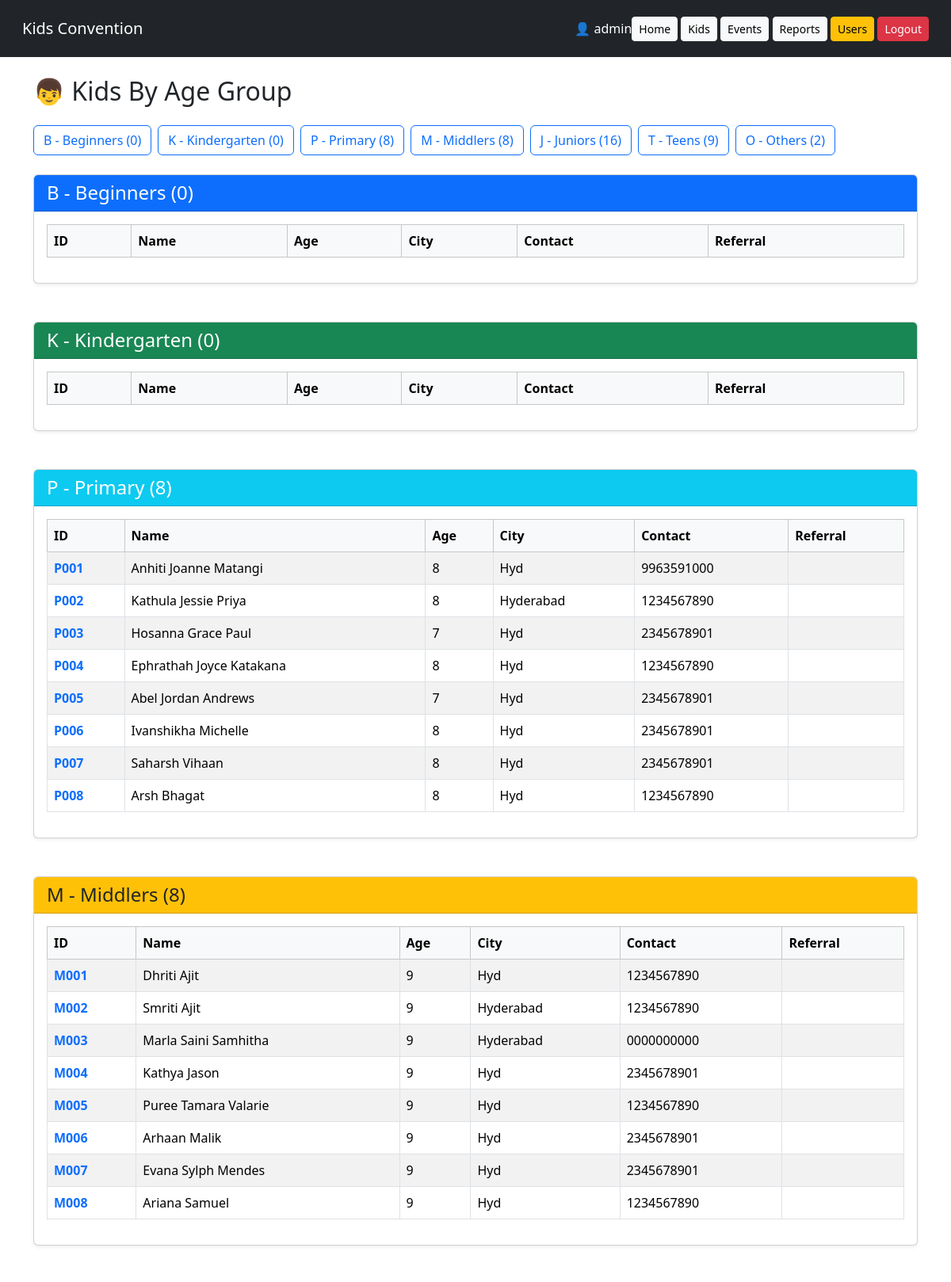
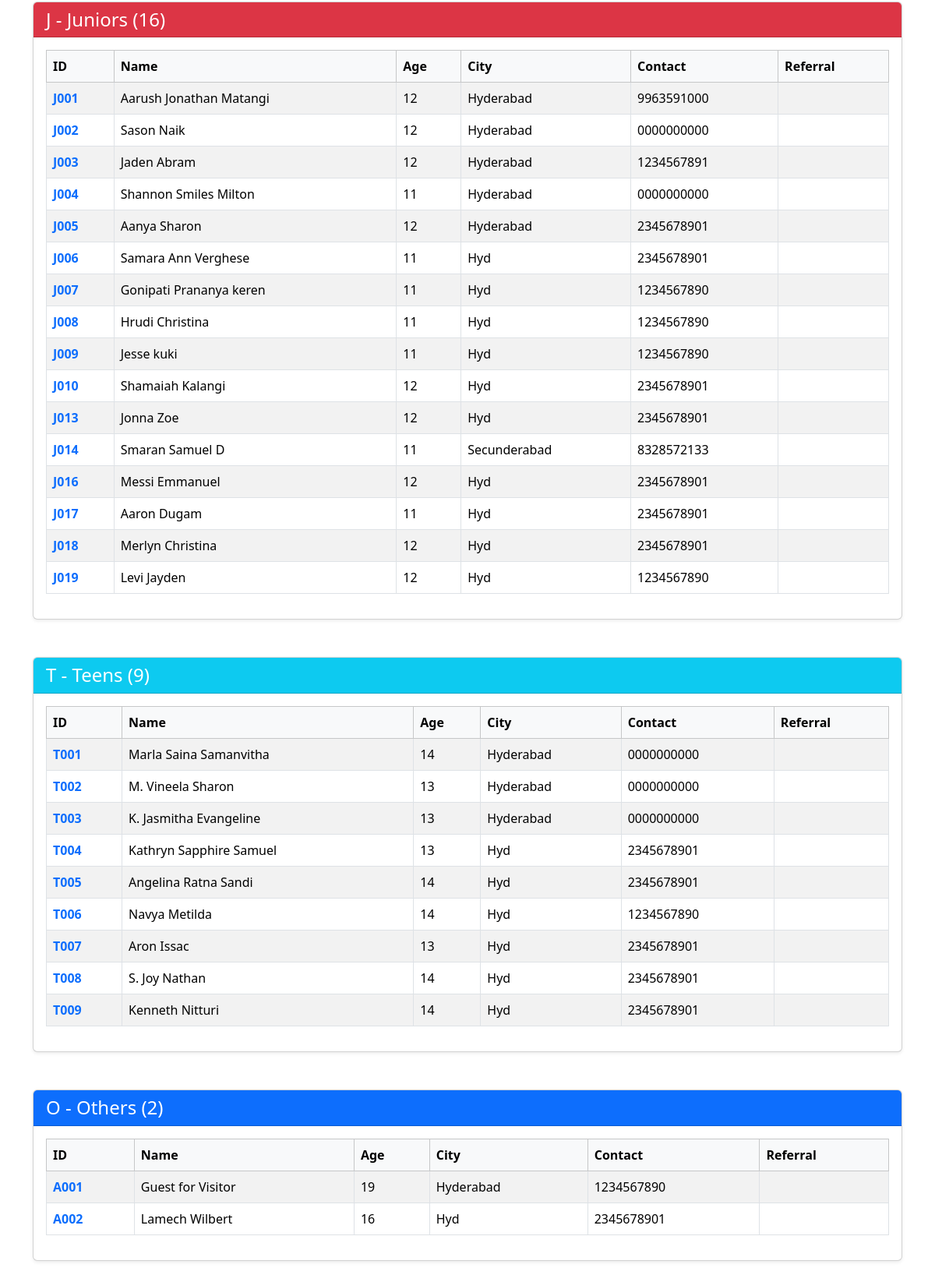
Page /reports/age_groups (signed in) on the committed database (2 pictures, top to bottom).
### models.py (models this page shows)
class User(db.Model):
    id = db.Column(db.Integer, primary_key=True)
    username = db.Column(db.String(100), unique=True)
    fullname = db.Column(db.String(200))
    phonenumber = db.Column(db.String(10))
    password = db.Column(db.String(500))

class Kid(db.Model):
    id = db.Column(db.Integer, primary_key=True)
    kid_id = db.Column(db.String(20), unique=True)
    name = db.Column(db.String(200))
    age = db.Column(db.Integer)
    age_group = db.Column(db.String(5))
    locality = db.Column(db.String(200))
    city = db.Column(db.String(200))
    contactnumber = db.Column(db.String(10))
    parent_kid_id = db.Column(db.String(20))
    registered_by = db.Column(db.String(100))
    registered_at = db.Column(db.String(100))

### app.py (the view)
@app.route("/reports/age_groups")
@login_required
def age_groups():
    groups = {}
    for grp in ["B", "K", "P", "M", "J", "T", "A" ]:
        groups[grp] = Kid.query.filter_by(
            age_group=grp
        ).all()
    return render_template(
        "age_groups.html",
        groups=groups
    )

### app.py (called while the page is built)
@login_manager.user_loader
def load_user(username):
    user = User.query.filter_by(username=username).first()
    if user:
        return LoginUser(user.username)
    return None

### templates/age_groups.html (shortened to what this page needs)
{% extends 'base.html' %}
{% block content %}
<h2 class="mb-4">
    👦 Kids By Age Group
</h2>
<div class="mb-4 d-flex flex-wrap gap-2">
    <a class="btn btn-outline-primary"
       href="#beginners">
        B - Beginners
        ({{ groups["B"]|length if "B" in groups else 0 }})
    </a>
    <a class="btn btn-outline-primary"
       href="#kindergarten">
        K - Kindergarten
        ({{ groups["K"]|length if "K" in groups else 0 }})
    </a>
    <a class="btn btn-outline-primary"
       href="#primary">
        P - Primary
        ({{ groups["P"]|length if "P" in groups else 0 }})
    </a>
    <a class="btn btn-outline-primary"
       href="#middlers">
        M - Middlers
        ({{ groups["M"]|length if "M" in groups else 0 }})
    </a>
    <a class="btn btn-outline-primary"
       href="#juniors">
        J - Juniors
        ({{ groups["J"]|length if "J" in groups else 0 }})
    </a>
    <a class="btn btn-outline-primary"
       href="#teens">
        T - Teens
        ({{ groups["T"]|length if "T" in groups else 0 }})
    </a>
    <a class="btn btn-outline-primary"
       href="#adults">
        O - Others
        ({{ groups["A"]|length if "A" in groups else 0 }})
    </a>
</div>
<div class="card shadow-sm mb-5" id="beginners">
    <div class="card-header bg-primary text-white">
        <h4 class="mb-0">
            B - Beginners
            ({{ groups["B"]|length if "B" in groups else 0 }})
        </h4>
    </div>
    <div class="card-body">
        <div class="table-responsive">
            <table class="table table-bordered table-striped report-table">
                <thead class="table-light">
                    <tr>
                        <th>ID</th>
                        <th>Name</th>
                        <th>Age</th>
                        <th>City</th>
                        <th>Contact</th>
                        <th>Referral</th>
                    </tr>
                </thead>
            </table>
        </div>
    </div>
</div>
<div class="card shadow-sm mb-5" id="kindergarten">
    <div class="card-header bg-success text-white">
        <h4 class="mb-0">
            K - Kindergarten
            ({{ groups["K"]|length if "K" in groups else 0 }})
        </h4>
    </div>
    <div class="card-body">
        <div class="table-responsive">
            <table class="table table-bordered table-striped report-table">
                <thead class="table-light">
                    <tr>
                        <th>ID</th>
                        <th>Name</th>
                        <th>Age</th>
                        <th>City</th>
                        <th>Contact</th>
                        <th>Referral</th>
                    </tr>
                </thead>
            </table>
        </div>
    </div>
</div>
<div class="card shadow-sm mb-5" id="primary">
    <div class="card-header bg-info text-white">
        <h4 class="mb-0">
            P - Primary
            ({{ groups["P"]|length if "P" in groups else 0 }})
        </h4>
    </div>
    <div class="card-body">
        <div class="table-responsive">
            <table class="table table-bordered table-striped report-table">
                <thead class="table-light">
                    <tr>
                        <th>ID</th>
                        <th>Name</th>
                        <th>Age</th>
                        <th>City</th>
                        <th>Contact</th>
                        <th>Referral</th>
                    </tr>
                </thead>
                <tbody>
                    {% for k in groups["P"] %}
                    <tr>
                        <td><a href="/kid/{{ k.kid_id }}"
       class="fw-bold text-decoration-none">
        {{ k.kid_id }}
    </a></td>
                        <td>{{ k.name }}</td>
                        <td>{{ k.age }}</td>
                        <td>{{ k.city }}</td>
                        <td>{{ k.contactnumber }}</td>
                        <td>{{ k.parent_kid_id }}</td>
                    </tr>
                    {% endfor %}
                </tbody>
            </table>
        </div>
    </div>
</div>
<div class="card shadow-sm mb-5" id="middlers">
    <div class="card-header bg-warning">
        <h4 class="mb-0">
            M - Middlers
            ({{ groups["M"]|length if "M" in groups else 0 }})
        </h4>
    </div>
    <div class="card-body">
        <div class="table-responsive">
            <table class="table table-bordered table-striped report-table">
                <thead class="table-light">
                    <tr>
                        <th>ID</th>
                        <th>Name</th>
                        <th>Age</th>
                        <th>City</th>
                        <th>Contact</th>
                        <th>Referral</th>
                    </tr>
                </thead>
                <tbody>
                    {% for k in groups["M"] %}
                    <tr>
                        <td><a href="/kid/{{ k.kid_id }}"
       class="fw-bold text-decoration-none">
        {{ k.kid_id }}
    </a></td>
                        <td>{{ k.name }}</td>
                        <td>{{ k.age }}</td>
                        <td>{{ k.city }}</td>
                        <td>{{ k.contactnumber }}</td>
                        <td>{{ k.parent_kid_id }}</td>
                    </tr>
                    {% endfor %}
                </tbody>
            </table>
        </div>
    </div>
</div>
<div class="card shadow-sm mb-5" id="juniors">
    <div class="card-header bg-danger text-white">
        <h4 class="mb-0">
            J - Juniors
            ({{ groups["J"]|length if "J" in groups else 0 }})
        </h4>
    </div>
    <div class="card-body">
        <div class="table-responsive">
            <table class="table table-bordered table-striped report-table">
                <thead class="table-light">
                    <tr>
                        <th>ID</th>
                        <th>Name</th>
                        <th>Age</th>
                        <th>City</th>
                        <th>Contact</th>
                        <th>Referral</th>
                    </tr>
                </thead>
                <tbody>
                    {% for k in groups["J"] %}
                    <tr>
                        <td><a href="/kid/{{ k.kid_id }}"
       class="fw-bold text-decoration-none">
        {{ k.kid_id }}
    </a></td>
                        <td>{{ k.name }}</td>
                        <td>{{ k.age }}</td>
                        <td>{{ k.city }}</td>
                        <td>{{ k.contactnumber }}</td>
                        <td>{{ k.parent_kid_id }}</td>
                    </tr>
                    {% endfor %}
                </tbody>
            </table>
        </div>
    </div>
</div>
<div class="card shadow-sm mb-5" id="teens">
    <div class="card-header bg-info text-white">
        <h4 class="mb-0">
            T - Teens
            ({{ groups["T"]|length if "T" in groups else 0 }})
        </h4>
    </div>
    <div class="card-body">
        <div class="table-responsive">
            <table class="table table-bordered table-striped report-table">
                <thead class="table-light">
                    <tr>
                        <th>ID</th>
                        <th>Name</th>
                        <th>Age</th>
                        <th>City</th>
                        <th>Contact</th>
                        <th>Referral</th>
                    </tr>
                </thead>
                <tbody>
                    {% for k in groups["T"] %}
                    <tr>
                        <td><a href="/kid/{{ k.kid_id }}"
       class="fw-bold text-decoration-none">
        {{ k.kid_id }}
    </a></td>
                        <td>{{ k.name }}</td>
                        <td>{{ k.age }}</td>
                        <td>{{ k.city }}</td>
                        <td>{{ k.contactnumber }}</td>
                        <td>{{ k.parent_kid_id }}</td>
                    </tr>
                    {% endfor %}
                </tbody>
            </table>
        </div>
    </div>
</div>
<div class="card shadow-sm mb-5" id="adults">
    <div class="card-header bg-primary text-white">
        <h4 class="mb-0">
            O - Others
            ({{ groups["A"]|length if "A" in groups else 0 }})
        </h4>
    </div>
    <div class="card-body">
        <div class="table-responsive">
            <table class="table table-bordered table-striped report-table">
                <thead class="table-light">
                    <tr>
                        <th>ID</th>
                        <th>Name</th>
                        <th>Age</th>
                        <th>City</th>
                        <th>Contact</th>
                        <th>Referral</th>
                    </tr>
                </thead>
                <tbody>
                    {% for k in groups["A"] %}
                    <tr>
                        <td><a href="/kid/{{ k.kid_id }}"
       class="fw-bold text-decoration-none">
        {{ k.kid_id }}
    </a></td>
                        <td>{{ k.name }}</td>
                        <td>{{ k.age }}</td>
                        <td>{{ k.city }}</td>
                        <td>{{ k.contactnumber }}</td>
                        <td>{{ k.parent_kid_id }}</td>
                    </tr>
                    {% endfor %}
                </tbody>
            </table>
        </div>
    </div>
</div>
{% endblock %}

### templates/base.html (shortened to what this page needs)
<!DOCTYPE html>
<html>
<head>
<link href="https://cdn.jsdelivr.net/npm/bootstrap@5.3.3/dist/css/bootstrap.min.css" rel="stylesheet">
</head>
<body>
<nav class="navbar navbar-expand-lg navbar-dark bg-dark p-3">
<div class="container-fluid">
<a class="navbar-brand" href="/">Kids Convention</a>
        <div class="ms-auto text-white">
            {% if current_user.is_authenticated %}
                👤 {{ current_user.id }}
            {% endif %}
        </div>
<div>
<a href="/" class="btn btn-light btn-sm">Home</a>
<a href="/kids" class="btn btn-light btn-sm">Kids</a>
<a href="/events" class="btn btn-light btn-sm">Events</a>
<a href="/reports" class="btn btn-light btn-sm">Reports</a>
{% if current_user.id == 'admin' %}
<a href="/users" class="btn btn-warning btn-sm">Users</a>
{% endif %}
<a href="/logout" class="btn btn-danger btn-sm">Logout</a>
</div>
</div>
</nav>
<div class="container mt-4">
{% block content %}{% endblock %}
</div>
</body>
</html>

### rows in the picture
User: id "admin"
Kid: kid_id "P001", name "Anhiti Joanne Matangi", age "8", city "Hyd", contactnumber "9963591000"
Kid: kid_id "P002", name "Kathula Jessie Priya", age "8", city "Hyderabad", contactnumber "1234567890"
Kid: kid_id "P003", name "Hosanna Grace Paul", age "7", city "Hyd", contactnumber "2345678901"
Kid: kid_id "P004", name "Ephrathah Joyce Katakana", age "8", city "Hyd", contactnumber "1234567890"
Kid: kid_id "P005", name "Abel Jordan Andrews", age "7", city "Hyd", contactnumber "2345678901"
Kid: kid_id "P006", name "Ivanshikha Michelle", age "8", city "Hyd", contactnumber "2345678901"
Kid: kid_id "P007", name "Saharsh Vihaan", age "8", city "Hyd", contactnumber "2345678901"
Kid: kid_id "P008", name "Arsh Bhagat", age "8", city "Hyd", contactnumber "1234567890"
Kid: kid_id "M001", name "Dhriti Ajit", age "9", city "Hyd", contactnumber "1234567890"
Kid: kid_id "M002", name "Smriti Ajit", age "9", city "Hyderabad", contactnumber "1234567890"
Kid: kid_id "M003", name "Marla Saini Samhitha", age "9", city "Hyderabad", contactnumber "0000000000"
Kid: kid_id "M004", name "Kathya Jason", age "9", city "Hyd", contactnumber "2345678901"
Kid: kid_id "M005", name "Puree Tamara Valarie", age "9", city "Hyd", contactnumber "1234567890"
Kid: kid_id "M006", name "Arhaan Malik", age "9", city "Hyd", contactnumber "2345678901"
Kid: kid_id "M007", name "Evana Sylph Mendes", age "9", city "Hyd", contactnumber "2345678901"
Kid: kid_id "M008", name "Ariana Samuel", age "9", city "Hyd", contactnumber "1234567890"
Kid: kid_id "J001", name "Aarush Jonathan Matangi", age "12", city "Hyderabad", contactnumber "9963591000"
Kid: kid_id "J002", name "Sason Naik", age "12", city "Hyderabad", contactnumber "0000000000"
Kid: kid_id "J003", name "Jaden Abram", age "12", city "Hyderabad", contactnumber "1234567891"
Kid: kid_id "J004", name "Shannon Smiles Milton", age "11", city "Hyderabad", contactnumber "0000000000"
Kid: kid_id "J005", name "Aanya Sharon", age "12", city "Hyderabad", contactnumber "2345678901"
Kid: kid_id "J006", name "Samara Ann Verghese", age "11", city "Hyd", contactnumber "2345678901"
Kid: kid_id "J007", name "Gonipati Prananya keren", age "11", city "Hyd", contactnumber "1234567890"
Kid: kid_id "J008", name "Hrudi Christina", age "11", city "Hyd", contactnumber "1234567890"
Kid: kid_id "J009", name "Jesse kuki", age "11", city "Hyd", contactnumber "1234567890"
Kid: kid_id "J010", name "Shamaiah Kalangi", age "12", city "Hyd", contactnumber "2345678901"
Kid: kid_id "J013", name "Jonna Zoe", age "12", city "Hyd", contactnumber "2345678901"
Kid: kid_id "J014", name "Smaran Samuel D", age "11", city "Secunderabad", contactnumber "8328572133"
Kid: kid_id "J016", name "Messi Emmanuel", age "12", city "Hyd", contactnumber "2345678901"
Kid: kid_id "J017", name "Aaron Dugam", age "11", city "Hyd", contactnumber "2345678901"
Kid: kid_id "J018", name "Merlyn Christina", age "12", city "Hyd", contactnumber "2345678901"
Kid: kid_id "J019", name "Levi Jayden", age "12", city "Hyd", contactnumber "1234567890"
Kid: kid_id "T001", name "Marla Saina Samanvitha", age "14", city "Hyderabad", contactnumber "0000000000"
Kid: kid_id "T002", name "M. Vineela Sharon", age "13", city "Hyderabad", contactnumber "0000000000"
Kid: kid_id "T003", name "K. Jasmitha Evangeline", age "13", city "Hyderabad", contactnumber "0000000000"
Kid: kid_id "T004", name "Kathryn Sapphire Samuel", age "13", city "Hyd", contactnumber "2345678901"
Kid: kid_id "T005", name "Angelina Ratna Sandi", age "14", city "Hyd", contactnumber "2345678901"
Kid: kid_id "T006", name "Navya Metilda", age "14", city "Hyd", contactnumber "1234567890"
Kid: kid_id "T007", name "Aron Issac", age "13", city "Hyd", contactnumber "2345678901"
Kid: kid_id "T008", name "S. Joy Nathan", age "14", city "Hyd", contactnumber "2345678901"
Kid: kid_id "T009", name "Kenneth Nitturi", age "14", city "Hyd", contactnumber "2345678901"
Kid: kid_id "A001", name "Guest for Visitor", age "19", city "Hyderabad", contactnumber "1234567890"
Kid: kid_id "A002", name "Lamech Wilbert", age "16", city "Hyd", contactnumber "2345678901"

### other values in the picture
{{ groups["B"]|length if "B" in groups else 0 }} "0"
{{ groups["K"]|length if "K" in groups else 0 }} "0"
{{ groups["P"]|length if "P" in groups else 0 }} "8"
{{ groups["M"]|length if "M" in groups else 0 }} "8"
{{ groups["J"]|length if "J" in groups else 0 }} "16"
{{ groups["T"]|length if "T" in groups else 0 }} "9"
{{ groups["A"]|length if "A" in groups else 0 }} "2"
